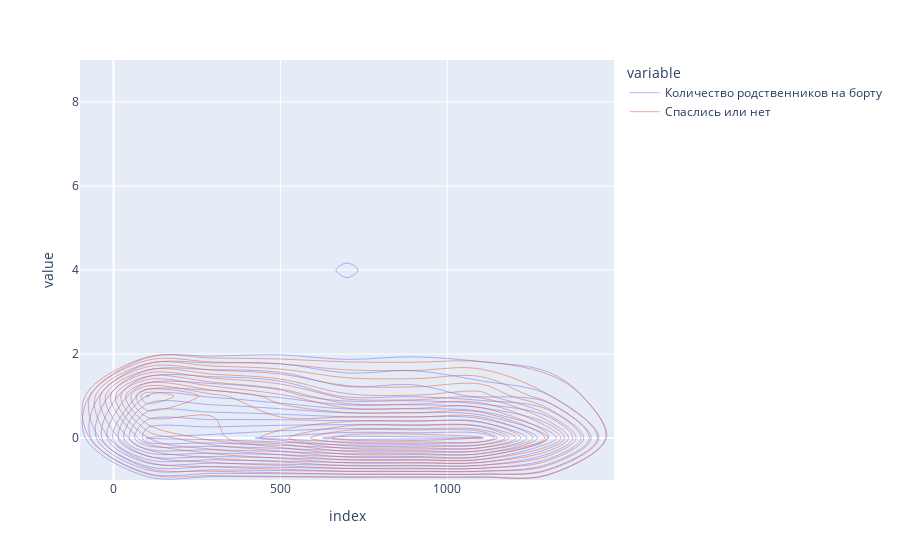

The notebook cell saved with this chart:
### Code cell
ply.plot(df[['Количество родственников на борту','Cпаслись или нет']],
         kind='density_contour')

### Figure 1 — Plotly figure (JSON) as saved in the notebook; plotly's stock layout.template omitted (floating-point values rounded to 4 significant figures; data arrays with more than 128 entries replaced by an {"elided": "..."} marker saying what was removed)
{"data": [{"contours": {"coloring": "none"}, "hovertemplate": "variable=Количество родственников на борту<br>index=%{x}<br>value=%{y}<br>count=%{z}<extra></extra>", "legendgroup": "Количество родственников на борту", "line": {"color": "#636efa"}, "name": "Количество родственников на борту", "showlegend": true, "x": {"elided": "1309 int values"}, "xaxis": "x", "xbingroup": "x", "y": {"elided": "1309 int values"}, "yaxis": "y", "ybingroup": "y", "type": "histogram2dcontour"}, {"contours": {"coloring": "none"}, "hovertemplate": "variable=Cпаслись или нет<br>index=%{x}<br>value=%{y}<br>count=%{z}<extra></extra>", "legendgroup": "Cпаслись или нет", "line": {"color": "#EF553B"}, "name": "Cпаслись или нет", "showlegend": true, "x": {"elided": "1309 int values"}, "xaxis": "x", "xbingroup": "x", "y": {"elided": "1309 int values"}, "yaxis": "y", "ybingroup": "y", "type": "histogram2dcontour"}], "layout": {"xaxis": {"anchor": "y", "domain": [0.0, 1.0], "title": {"text": "index"}}, "yaxis": {"anchor": "x", "domain": [0.0, 1.0], "title": {"text": "value"}}, "legend": {"title": {"text": "variable"}, "tracegroupgap": 0}, "margin": {"t": 60}}}
